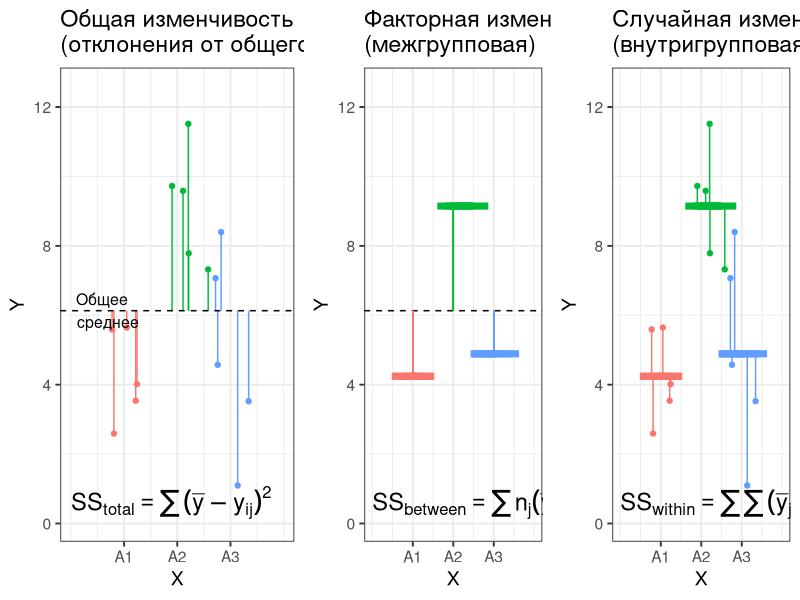
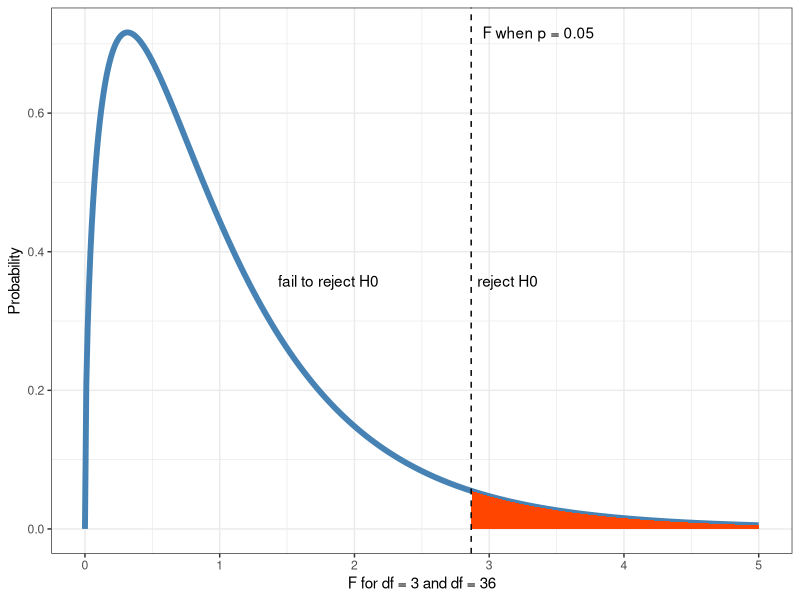
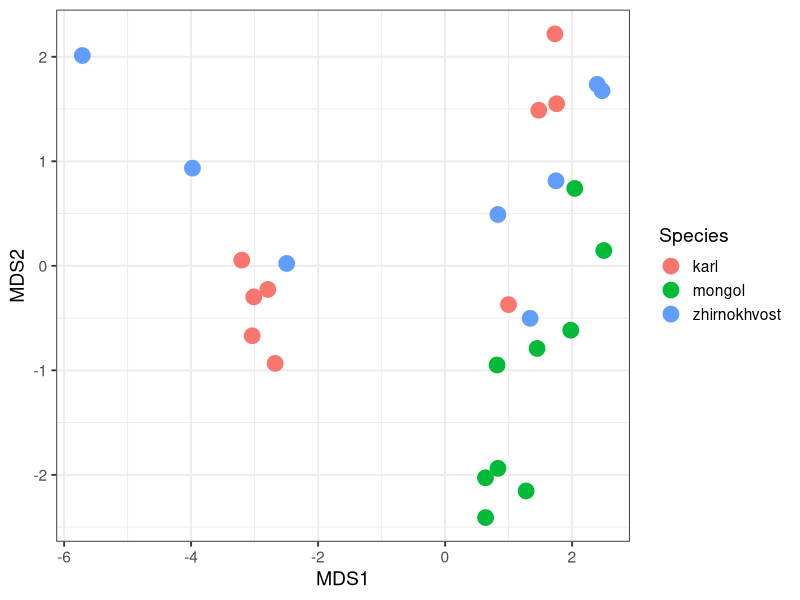
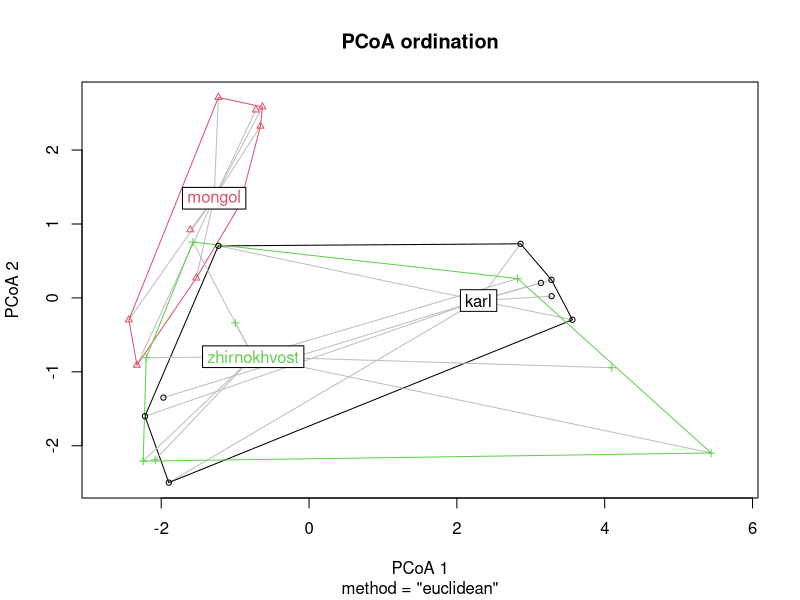
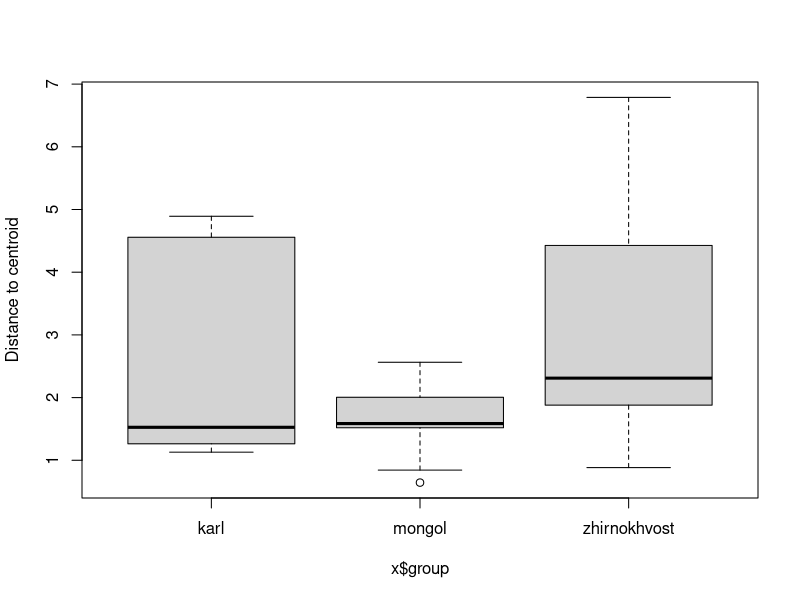
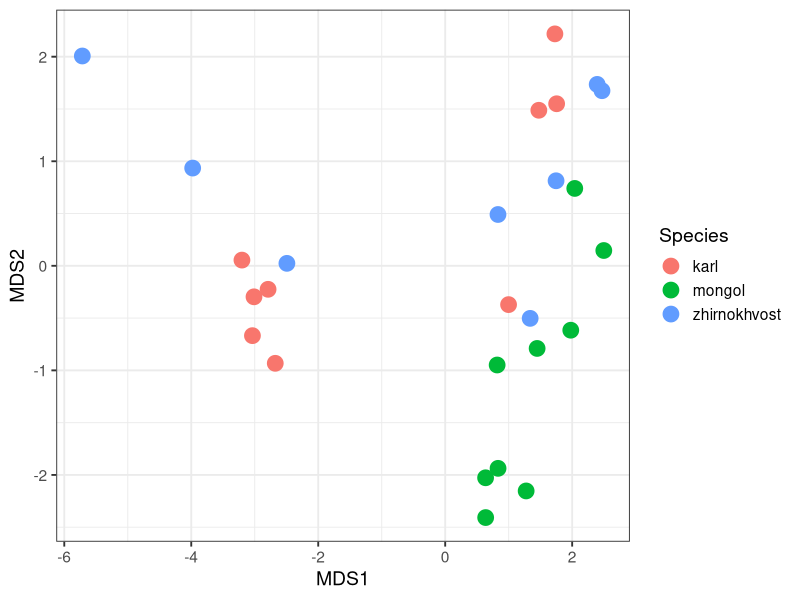

Generate these figures, in order, with R:
## ---- chunk 1
# output options
options(width = 70, scipen = 6, digits = 3)
library(knitr)
# chunk default options
opts_chunk$set(fig.align='center', tidy = FALSE, fig.width = 7, fig.height = 5, warning = FALSE)
## ---- chunk 2
x <- 2:5
ncomb <- choose(x, 2)
FWER <- 1 - (1 - 0.05)^ncomb
df <- data.frame(x, ncomb, FWER)
colnames(df) <- c("Число средних", "Число сравнений", "&alpha;<sub>familywise</sub>")
library(knitr)
kable(df)
## ---- chunk 3
x <- 2:6
ncomb <- choose(x, 2)
APC <- 0.05 / ncomb
df1 <- data.frame(x, ncomb, APC)
colnames(df1) <- c("Число средних", "Число сравнений", "&alpha;<sub>per comparison</sub>")
library(knitr)
kable(df1)
## ---- chunk 4
n <- 5
alph <- 0.05
dat <- data.frame(
  rank = 1:5,
  p_val = c(0.001, 0.01, 0.035, 0.04, 0.046)
  )

dat$adj <- n - dat$rank + 1
dat$p_adj <- pmin(dat$adj * dat$p_val, 1)
dat$h0 <- ifelse(dat$p_adj <= alph, "Да", "Нет")
frst_neg <- match("Нет", dat$h0)
dat$h0[frst_neg] <- "Нет, и дальше везде сохраняем $H_0$"
dat$h0[(frst_neg + 1):nrow(dat)] <- "Нет"
colnames(dat) <- c("Ранг(_j_)", "$\\mathbf{p_{j}}$", "$N - j + 1$",  "$\\mathbf{p^*_{j}} = min{\\{(N - j + 1) \\cdot p_{j},\\;1\\}}$", "Отвергаем $H_0$?")

library(knitr)
kable(dat, format = "markdown")
## ---- chunk 5
library(ggplot2)
theme_set(theme_bw(base_size = 14))
library(plyr)
library(gridExtra)
set.seed(3451)
df_anova <- data.frame(X = factor(unlist(lapply(c("A1", "A2", "A3"), rep, times = 5))),
  Y = unlist(lapply(c(3, 8, 5), function(x)rnorm(5, mean = x, sd = 2))))
df_anova$JitterX <- ave(as.numeric(df_anova$X), df_anova$X, FUN = function(x) x + rnorm(length(x), sd = 0.5))
df_anova <- ddply(df_anova, .(X), transform, MeanY = mean(Y))

lims <- range(df_anova$Y) + c(-1, 1)
yannot <- lims[1] + 0.5
gmean <- mean(df_anova$Y, na.rm = TRUE)

gg_anova <- ggplot(df_anova, aes(x = JitterX, y = Y)) + aes(colour = X) + xlab("X") + scale_x_continuous("X", breaks = 1:3, labels = levels(df_anova$X), limits = c(0, 4)) + theme(legend.position = "none") + ylim(lims[1], lims[2])

# Общая изменчивость (отклонения от общего среднего)
gg_anova_total <- gg_anova + 
  geom_point() +
  geom_segment(aes(xend = JitterX, yend = gmean)) +
  geom_hline(yintercept = gmean, linetype = "dashed") + 
  ggtitle("Общая изменчивость\n(отклонения от общего среднего)") +
  annotate("text", label = "Общее\nсреднее", 
           x = 0,  y = gmean, hjust = -0.1, size = 4) + 
  annotate("text", label = "SS[total] == sum((bar(y) - y[ij]))^2", parse = TRUE, x = 0,  y = yannot, hjust = 0, size = 6) 

# Межгрупповая изменчивость (связанная с фактором)
gg_anova_factor <- gg_anova + 
  geom_hline(yintercept = gmean, linetype = "dashed") + 
  geom_text(size = 25,  stat="summary", fun.y = "mean", aes(y = MeanY, label = "-"), vjust = 0.4) + 
  geom_segment(aes(x = as.numeric(X), y = MeanY, xend = as.numeric(X), yend = gmean)) +
  ggtitle("Факторная изменчивость\n(межгрупповая)")+
    annotate("text", label = "SS[between] == sum(n[j](bar(y)[j] - bar(y)))^2", parse = TRUE, x = 0,  y = yannot, hjust = 0, size = 6)

# Внутригрупповая изменчивость (случайная)
gg_anova_error <- gg_anova + 
  geom_point() +
  geom_text(size = 25,  stat="summary", fun.y = "mean", aes(y = MeanY, label = "-"), vjust = 0.4) + 
  geom_segment(aes(xend = JitterX, yend = MeanY)) +
  ggtitle("Случайная изменчивость\n(внутригрупповая)")+
    annotate("text", label = "SS[within] == sum(sum((bar(y) [j] - y[ij])))^2", parse = TRUE, x = 0,  y = yannot, hjust = 0, size = 6)

grid.arrange(gg_anova_total, gg_anova_factor, gg_anova_error, ncol = 3, widths = c(0.38, 0.31, 0.31))
## ---- chunk 6
library(ggplot2)
theme_set(theme_bw())
df_f <- data.frame(x = seq(0, 5, 0.01), y = df(seq(0, 5, 0.01), 3, 36))
F_crit <- qf(p = 0.95, df1 = 3, df2 = 36)
shade <- rbind(c(F_crit, 0), subset(df_f, x > F_crit), c(df_f[nrow(df_f), "x"], 0))

ggplot(data = df_f, aes (x = x, y = y)) + geom_line(size = 2, color = "steelblue") + xlab("F for df = 3 and df = 36") + ylab ("Probability") + geom_polygon(data = shade, aes(x, y), fill = "orangered") + geom_vline(aes(xintercept = F_crit), linetype = "dashed") + annotate(geom = "text", x = F_crit, y = max(df_f$y), label = "F when p = 0.05", hjust = -0.1) + annotate(geom = "text", x = F_crit, y = max(df_f$y)/2, label = "reject H0", hjust = -0.1) + annotate(geom = "text", x = F_crit/2, y = max(df_f$y)/2, label = "fail to reject H0", hjust = 0)
## ---- chunk 7
pesch <- read.csv("data/pesch.csv", header = TRUE, sep = ";")
rmarkdown::paged_table(head(pesch))
## ---- chunk 8
options(digits = 4)
log_pesch <- pesch
log_pesch[, 3:ncol(pesch)] <- log(pesch[, 3:ncol(pesch)] + 1)
head(log_pesch)
## ---- chunk 9
library(ggplot2)
library(vegan)
theme_set(theme_bw(base_size = 14))

mds_pesch <- metaMDS(log_pesch[, 3:ncol(pesch)], distance = "euclidean")
mds_pesch <- as.data.frame(mds_pesch$points)
mds_pesch$Species <- pesch$Species

ggplot(mds_pesch, aes(x = MDS1, y = MDS2, colour = Species)) + 
  geom_point(size = 5)
## ---- chunk 10

## ---- chunk 11
library(vegan)
permanova_pesch <- adonis(log_pesch[3:9] ~ Species, data = log_pesch,
                          method = "euclidean")
permanova_pesch
## ---- chunk 12
permanova_pesch
pvalue <- permanova_pesch$aov.tab$`Pr(>F)`[1]
## ---- chunk 13
library(DiagrammeR)
grViz("images/permanova-assumpt-check.gv", width = 850)
## ---- chunk 14
dist_pesch <- vegdist(log_pesch[,3:ncol(pesch)], method  = "euclidean")
PCO_pesch <- betadisper(dist_pesch, log_pesch$Species)
## ---- chunk 15
plot(PCO_pesch, main = "PCoA ordination")
## ---- chunk 16
anova(PCO_pesch)
## ---- chunk 17
boxplot(PCO_pesch)
## ---- chunk 18
library(ggplot2)
#dist_pesch <- vegdist(log_pesch[,3:ncol(pesch)], method = "euclidean")
mds_pesch <- metaMDS(log_pesch[,3:ncol(pesch)], distance = "euclidean", trace = FALSE)
mds_pesch <- as.data.frame(mds_pesch$points)
mds_pesch$Species <- pesch$Species
pl_pesch <- ggplot(mds_pesch, aes(x = MDS1, y = MDS2, colour = Species))
pl_pesch + geom_point(size = 5)
## ---- chunk 19
pairwise_permanova <- function(dat, group, strata = NULL, ...){
  pair <- combn(unique(as.character(group)), 2)
  ncomb <- ncol(pair)
  res <- rep(NA, ncomb)
  for (i in 1:ncomb) {
    filter <- group %in% pair[, i]
    if(is.null(strata)){
      posthoc <- adonis(dat[filter, ] ~ group[filter], ...)$aov.tab$Pr[1]
    } else {
      posthoc <- adonis(dat[filter, ] ~ group[filter], 
                        strata = strata[filter], ...)$aov.tab$Pr[1]
    }
    res[i] <- posthoc
    names(res)[i] <- paste(pair[, i], collapse = " vs. ")
  }
  return(res)
}
## ---- chunk 20
p_vals <- pairwise_permanova(
  dat = log_pesch[, -c(1:2)], group = log_pesch$Species, 
  method = "euclidean", permutations=9999)
p_vals
## ---- chunk 21
p.adjust(p_vals, method = "holm")
## ---- chunk 22
log_pesch2 <- log_pesch[log_pesch$Species != "zhirnokhvost", ]
## ---- chunk 23
twofact_pesch <- adonis(log_pesch2[,3:ncol(pesch)] ~ Gender * Species,
                        data = log_pesch2, method = "euclidean")
twofact_pesch
## ---- chunk 24
nested_pesch <- adonis(log_pesch2[, 3:ncol(pesch)] ~ Gender, 
                       data = log_pesch2, strata = log_pesch2$Species, 
                       method = "euclidean")
nested_pesch
## ---- chunk 25
com <- read.csv("data/simulated_data.csv", sep = ',', header = T)

# Ошибочный дизай
com_permanova <- adonis(com[,1:2] ~ com$NO3)

# Правильный дизайн
com_permanova2 <- adonis(com[,1:2] ~ com$NO3, strata = com$field)
